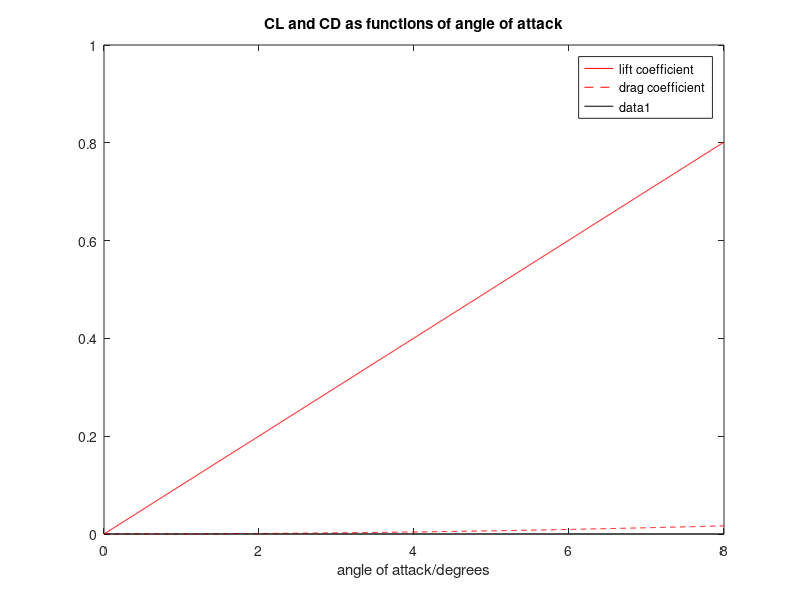
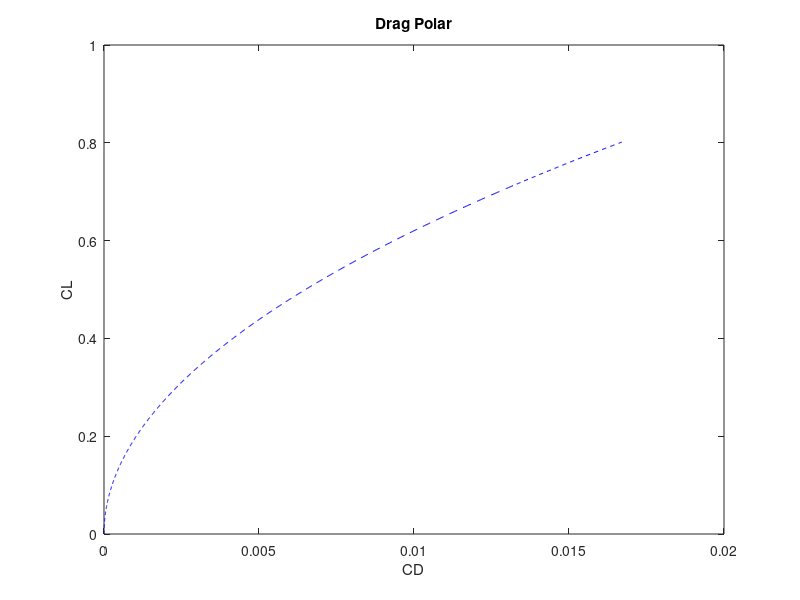
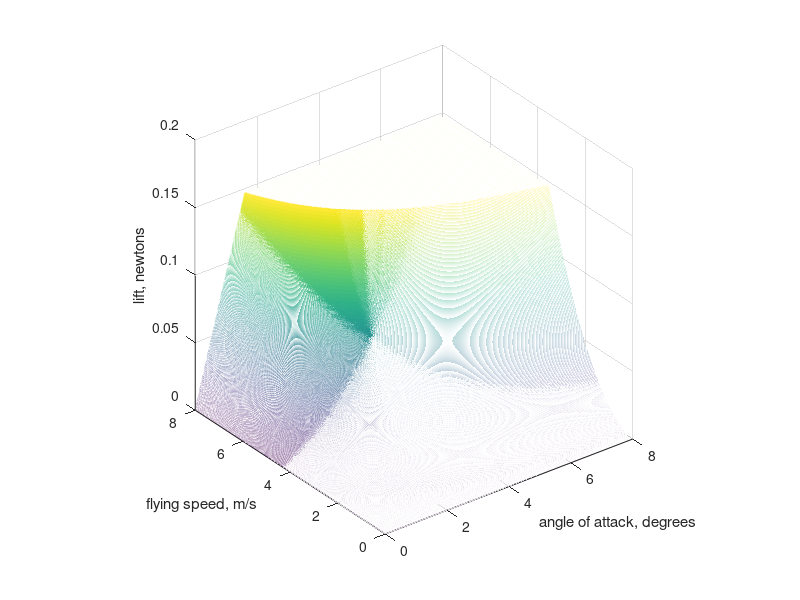

The MATLAB script that drew these images, in order:
additionalangle = linspace(0,8,1000);
angleofattack = (additionalangle);
CL = 5.74*angleofattack*pi/180;
CM = -3.549*angleofattack*pi/180;
CD = 0.026*CL.^2;
figure(1)
plot(angleofattack,CL,'r-');
hold on
plot(angleofattack,CD,'r--');
xlabel('angle of attack/degrees');
legend('lift coefficient','drag coefficient')
title('CL and CD as functions of angle of attack')
plot(angleofattack,zeros(1,1000),'k-')
hold off
figure(2)
plot(CD,CL,'b--');
title('Drag Polar');
xlabel('CD')
ylabel('CL')
hold on
hold off

% do a 3D analysis of lift coefficient, flying speed vs. lift and weight

weightnet = 15*9.81/1000; % newton
safetyfactor = 1;
weight = safetyfactor*weightnet;
airdens = 1.225; %standard metric units
wingarea = 0.023419;
speed = linspace(0,8,1000);
[angleofattackmesh,speedmesh] = meshgrid(angleofattack,speed);
[CLmesh,speedmesh] = meshgrid(CL,speed);
Fl = CLmesh*0.5*airdens.*speedmesh.^2*wingarea;
Fl(Fl<=0) = 0;
Fl(Fl>=weight) = weight;
figure (3)
mesh(angleofattackmesh,speedmesh,Fl)
axis square
xlabel('angle of attack, degrees')
ylabel('flying speed, m/s')
zlabel('lift, newtons')
